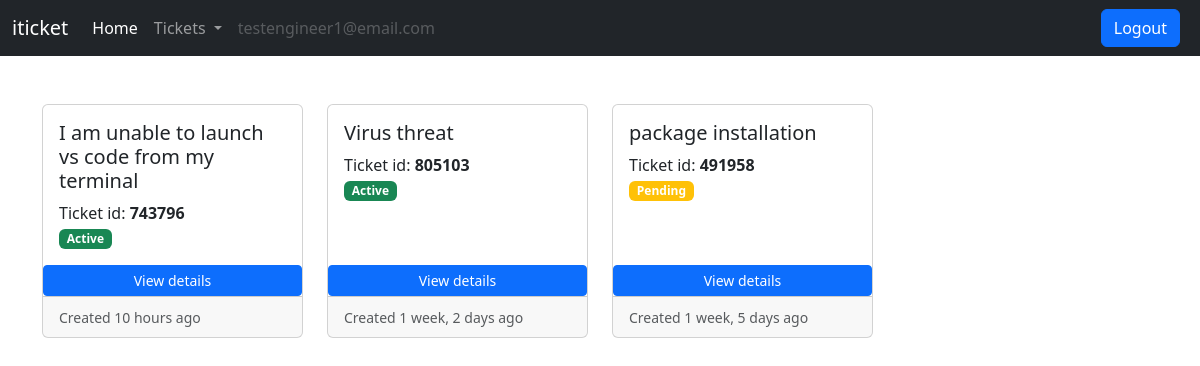
Before: /ticket/engineer-active-tickets/ (signed in) with the older database file.
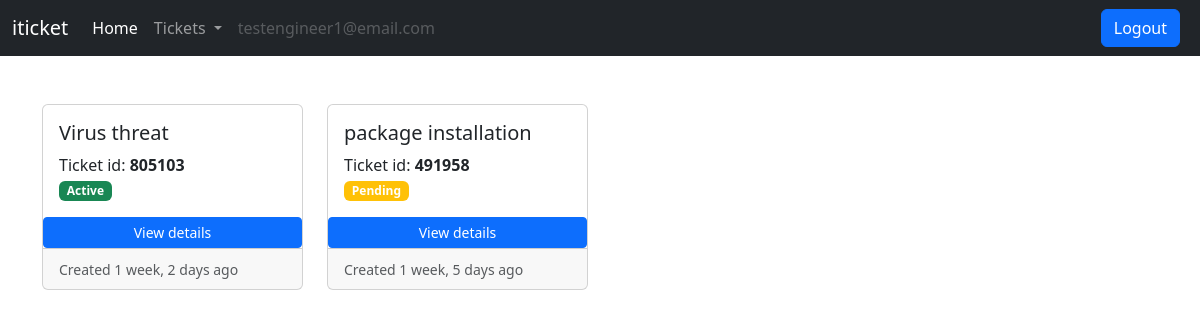
After: the same page with the newer database file.
### ticket/models.py (models this page shows)
class Ticket(models.Model):
    customer = models.ForeignKey(User, on_delete=models.CASCADE)
    engineer = models.ForeignKey(User, on_delete=models.DO_NOTHING, related_name='engineer', null=True, blank=True)
    ticket_id = models.CharField(max_length=15, unique=True)
    ticket_title = models.CharField(max_length=50)
    ticket_description = models.TextField()
    status = models.CharField(max_length=20, choices=CHOICES, default='Pending')
    created_on = models.DateTimeField(auto_now_add=True)
    last_modified = models.DateTimeField(auto_now=True)
    is_resolved = models.BooleanField(default=False)
    severity = models.CharField(max_length=5, choices=(('A', 'A'), ('B', 'B')), default='B')
    is_assigned_to_engineer = models.BooleanField(default=False)
    resolution_steps = models.TextField(blank=True, null=True)

### ticket/views.py (the view)
# urls.py: path('engineer-active-tickets/', views.engineer_active_tickets, name='engineer-active-tickets'),
def engineer_active_tickets(request):
    tickets = Ticket.objects.filter(engineer=request.user, is_resolved=False).order_by('-created_on')
    context = {'tickets':tickets}
    return render(request, 'ticket/engineer_active_tickets.html', context)

### templates/ticket/engineer_active_tickets.html
{% extends 'base.html' %}
{% load static %}
{% load humanize %}
{% block content %}
<div class="row row-cols-1 row-cols-md-4 g-4">
    {% for ticket in tickets %}
    <div class="col">
        <div class="card h-100">
            <div class="card-body">
                <h5 class="card-title">{{ticket.ticket_title}}</h5>
                <p class="card-text">
                    Ticket id: <b>{{ticket.ticket_id}}</b><br>
                    {% if ticket.status == 'Pending' %}
                    <span class="badge bg-warning">Pending</span>
                    {% elif ticket.status == 'Active' %}
                    <span class="badge bg-success">Active</span>
                    {% elif ticket.status == 'Resolved' %}
                    <span class="badge bg-danger">Resolved</span>
                    {% endif %}
                </p>
            </div>
            <a href="{% url 'ticket-details' ticket.ticket_id %}" class="btn btn-primary btn-sm">View details</a>
            <div class="card-footer">
                <small class="text-muted">Created {{ticket.created_on|naturaltime}}</small>
            </div>
        </div>
    </div>
    {% endfor %}
</div>
{% endblock content %}

Changed rows visible on the page:
no longer on this page (row edited): Ticket: ticket_title "I am unable to launch vs code from my terminal", ticket_id "743796", status "Active", created_on "10 hours ago"
